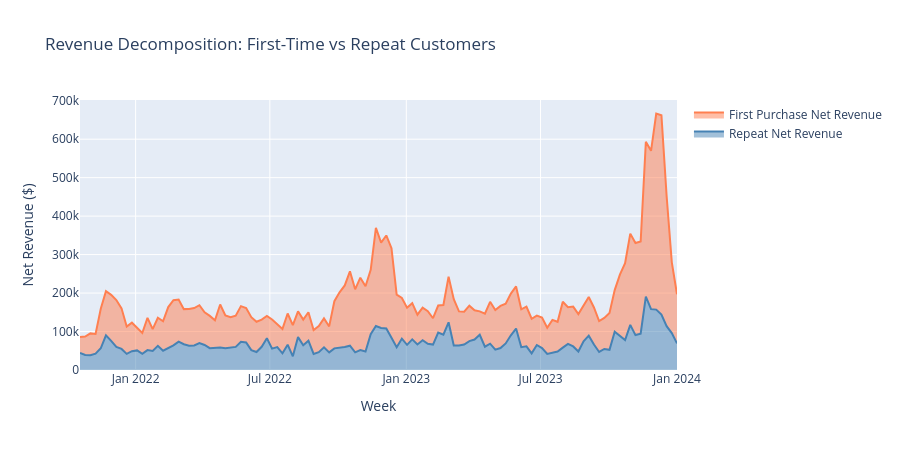

This figure's notebook cell:
### Code cell
fig = go.Figure()
fig.add_trace(go.Scatter(
    x=df_fd["week_start"], y=df_fd["repeat_purchases_net_revenue"],
    name="Repeat Net Revenue", stackgroup="one",
    line=dict(color="steelblue"),
))
fig.add_trace(go.Scatter(
    x=df_fd["week_start"], y=df_fd["first_purchases_net_revenue"],
    name="First Purchase Net Revenue", stackgroup="one",
    line=dict(color="coral"),
))
fig.update_layout(
    title="Revenue Decomposition: First-Time vs Repeat Customers",
    xaxis_title="Week", yaxis_title="Net Revenue ($)",
    height=450,
)
fig.show()

total_first = df_fd["first_purchases_net_revenue"].sum()
total_repeat = df_fd["repeat_purchases_net_revenue"].sum()
total_all = total_first + total_repeat
print(f"First purchase net revenue: ${total_first:,.0f} ({total_first/total_all*100:.1f}%)")
print(f"Repeat purchase net revenue: ${total_repeat:,.0f} ({total_repeat/total_all*100:.1f}%)")
